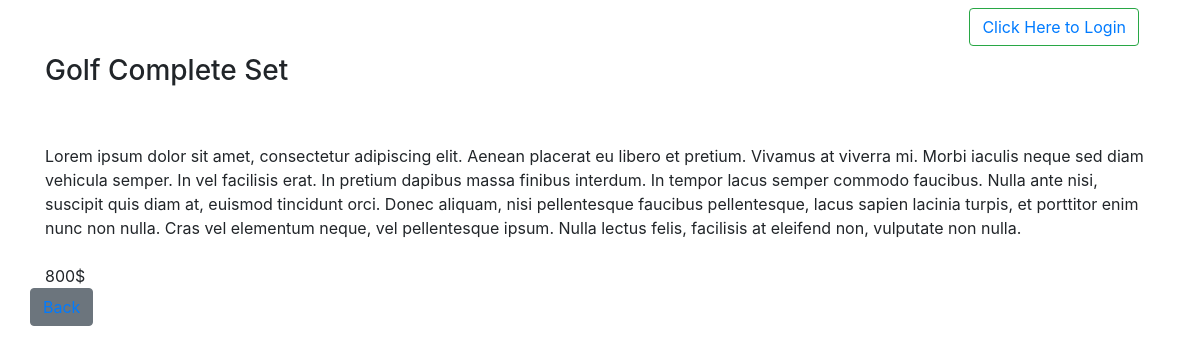
Screenshot of /catalog/7/21 with the database file from the repository.
### database_setup.py (models this page shows, shortened)
class Item(Base):
    __tablename__ = 'item'
    id = Column(Integer, primary_key=True)
    name = Column(String(250), nullable=False)
    description = Column(String(1000), nullable=False)
    price = Column(Integer, nullable=False)
    category_id = Column(Integer, ForeignKey('category.id'))
    category = relationship(Category)
    user_id = Column(Integer, ForeignKey('user.id'))
    user = relationship(User)

### ItemCatalogProject.py (the view)
@app.route('/catalog/<int:category_id>/<int:item_id>')
def show_item(category_id, item_id):
    item = session.query(Item).filter_by(category_id=category_id,
                                         id=item_id).one()
    if 'username' not in login_session:
        return render_template('publicItem.html', item=item)
    else:
        return render_template('item.html', item=item, category_id=category_id)

### templates/publicItem.html
{% extends 'main.html' %}
{% block content %}
{% include 'header.html' %}
<div class="row">
<div class="col-md-12">
<h3>{{ item.name }}</h3>
</div>
   <div class="col-md-12">
    <br><br>
    {{ item.description }}
    <br><br>
    {{ item.price }}$
</div>
    <br>
    <button class="btn btn-secondary pull-right"><a href="{{ url_for('show_categories') }}">Back</a></button>
</div>
</div>
{% endblock %}

### rows the page displays
Item: name "Golf Complete Set", description "Lorem ipsum dolor sit amet, consectetur adipiscing elit. Aenean placerat eu libero et pretium. Vivamus at viverra mi. Morbi iaculis neque sed diam vehicula semper. In vel facilisis erat. In pretium dapibus massa finibus interdum. In tempor lacus semper commodo faucibus. Nulla ante nisi, suscipit quis diam at, euismod tincidunt orci. Donec aliquam, nisi pellentesque faucibus pellentesque, lacus sapien lacinia turpis, et porttitor enim nunc non nulla. Cras vel elementum neque, vel pellentesque ipsum. Nulla lectus felis, facilisis at eleifend non, vulputate non nulla.", price "800"
